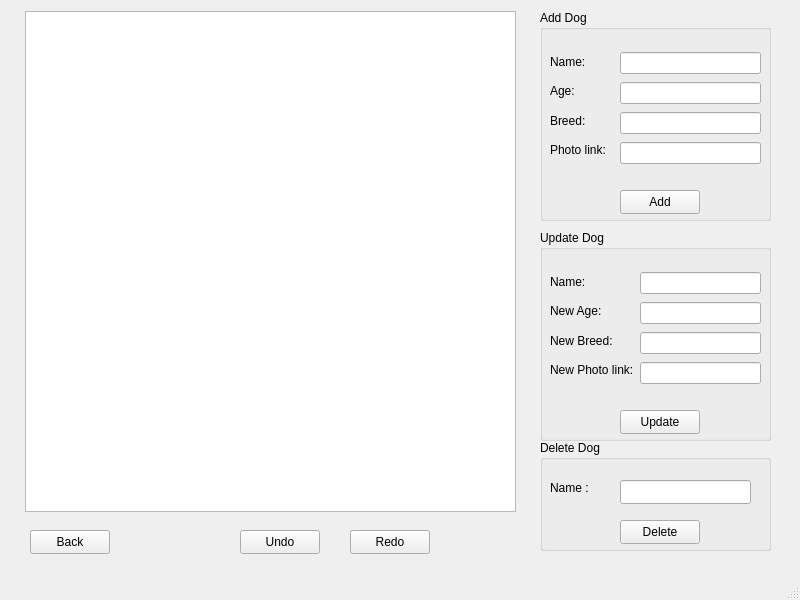
<?xml version="1.0" encoding="UTF-8"?>
<ui version="4.0">
 <class>AdminWindow</class>
 <widget class="QMainWindow" name="AdminWindow">
  <property name="geometry">
   <rect>
    <x>0</x>
    <y>0</y>
    <width>800</width>
    <height>600</height>
   </rect>
  </property>
  <property name="windowTitle">
   <string>MainWindow</string>
  </property>
  <widget class="QWidget" name="centralwidget">
   <widget class="QGroupBox" name="groupBox">
    <property name="geometry">
     <rect>
      <x>540</x>
      <y>10</y>
      <width>231</width>
      <height>211</height>
     </rect>
    </property>
    <property name="title">
     <string>Add Dog</string>
    </property>
    <widget class="QPushButton" name="btnAdd">
     <property name="geometry">
      <rect>
       <x>80</x>
       <y>180</y>
       <width>80</width>
       <height>24</height>
      </rect>
     </property>
     <property name="text">
      <string>Add</string>
     </property>
    </widget>
    <widget class="QWidget" name="verticalLayoutWidget">
     <property name="geometry">
      <rect>
       <x>80</x>
       <y>40</y>
       <width>141</width>
       <height>116</height>
      </rect>
     </property>
     <layout class="QVBoxLayout" name="verticalLayout">
      <item>
       <widget class="QLineEdit" name="leAddName"/>
      </item>
      <item>
       <widget class="QLineEdit" name="leAddAge"/>
      </item>
      <item>
       <widget class="QLineEdit" name="leAddBreed"/>
      </item>
      <item>
       <widget class="QLineEdit" name="leAddPhoto"/>
      </item>
     </layout>
    </widget>
    <widget class="QWidget" name="verticalLayoutWidget_2">
     <property name="geometry">
      <rect>
       <x>10</x>
       <y>40</y>
       <width>81</width>
       <height>111</height>
      </rect>
     </property>
     <layout class="QVBoxLayout" name="verticalLayout_2">
      <item>
       <widget class="QLabel" name="label">
        <property name="text">
         <string>Name:</string>
        </property>
       </widget>
      </item>
      <item>
       <widget class="QLabel" name="label_2">
        <property name="text">
         <string>Age:</string>
        </property>
       </widget>
      </item>
      <item>
       <widget class="QLabel" name="label_3">
        <property name="text">
         <string>Breed:</string>
        </property>
       </widget>
      </item>
      <item>
       <widget class="QLabel" name="label_4">
        <property name="text">
         <string>Photo link:</string>
        </property>
       </widget>
      </item>
     </layout>
    </widget>
   </widget>
   <widget class="QGroupBox" name="groupBox_3">
    <property name="geometry">
     <rect>
      <x>540</x>
      <y>440</y>
      <width>231</width>
      <height>111</height>
     </rect>
    </property>
    <property name="title">
     <string>Delete Dog</string>
    </property>
    <widget class="QPushButton" name="btnDelete">
     <property name="geometry">
      <rect>
       <x>80</x>
       <y>80</y>
       <width>80</width>
       <height>24</height>
      </rect>
     </property>
     <property name="text">
      <string>Delete</string>
     </property>
    </widget>
    <widget class="QLabel" name="label10">
     <property name="geometry">
      <rect>
       <x>10</x>
       <y>40</y>
       <width>49</width>
       <height>16</height>
      </rect>
     </property>
     <property name="text">
      <string>Name : </string>
     </property>
    </widget>
    <widget class="QLineEdit" name="leDeleteName">
     <property name="geometry">
      <rect>
       <x>80</x>
       <y>40</y>
       <width>131</width>
       <height>24</height>
      </rect>
     </property>
    </widget>
   </widget>
   <widget class="QGroupBox" name="groupBox_2">
    <property name="geometry">
     <rect>
      <x>540</x>
      <y>230</y>
      <width>231</width>
      <height>211</height>
     </rect>
    </property>
    <property name="title">
     <string>Update Dog</string>
    </property>
    <widget class="QPushButton" name="btnUpdate">
     <property name="geometry">
      <rect>
       <x>80</x>
       <y>180</y>
       <width>80</width>
       <height>24</height>
      </rect>
     </property>
     <property name="text">
      <string>Update</string>
     </property>
    </widget>
    <widget class="QWidget" name="verticalLayoutWidget_3">
     <property name="geometry">
      <rect>
       <x>100</x>
       <y>40</y>
       <width>121</width>
       <height>116</height>
      </rect>
     </property>
     <layout class="QVBoxLayout" name="verticalLayout_3">
      <item>
       <widget class="QLineEdit" name="leUpdateName"/>
      </item>
      <item>
       <widget class="QLineEdit" name="leUpdateAge"/>
      </item>
      <item>
       <widget class="QLineEdit" name="leUpdateBreed"/>
      </item>
      <item>
       <widget class="QLineEdit" name="leUpdatePhoto"/>
      </item>
     </layout>
    </widget>
    <widget class="QWidget" name="verticalLayoutWidget_4">
     <property name="geometry">
      <rect>
       <x>10</x>
       <y>40</y>
       <width>86</width>
       <height>111</height>
      </rect>
     </property>
     <layout class="QVBoxLayout" name="verticalLayout_4">
      <item>
       <widget class="QLabel" name="label_5">
        <property name="text">
         <string>Name:</string>
        </property>
       </widget>
      </item>
      <item>
       <widget class="QLabel" name="label_6">
        <property name="text">
         <string>New Age:</string>
        </property>
       </widget>
      </item>
      <item>
       <widget class="QLabel" name="label_7">
        <property name="text">
         <string>New Breed:</string>
        </property>
       </widget>
      </item>
      <item>
       <widget class="QLabel" name="label_8">
        <property name="text">
         <string>New Photo link:</string>
        </property>
       </widget>
      </item>
     </layout>
    </widget>
   </widget>
   <widget class="QTableWidget" name="twAdmin">
    <property name="geometry">
     <rect>
      <x>25</x>
      <y>11</y>
      <width>491</width>
      <height>501</height>
     </rect>
    </property>
   </widget>
   <widget class="QPushButton" name="btnBack2">
    <property name="geometry">
     <rect>
      <x>30</x>
      <y>530</y>
      <width>80</width>
      <height>24</height>
     </rect>
    </property>
    <property name="text">
     <string>Back</string>
    </property>
   </widget>
   <widget class="QPushButton" name="btnUndo">
    <property name="geometry">
     <rect>
      <x>240</x>
      <y>530</y>
      <width>80</width>
      <height>24</height>
     </rect>
    </property>
    <property name="text">
     <string>Undo</string>
    </property>
   </widget>
   <widget class="QPushButton" name="btnRedo">
    <property name="geometry">
     <rect>
      <x>350</x>
      <y>530</y>
      <width>80</width>
      <height>24</height>
     </rect>
    </property>
    <property name="text">
     <string>Redo</string>
    </property>
   </widget>
  </widget>
  <widget class="QMenuBar" name="menubar">
   <property name="geometry">
    <rect>
     <x>0</x>
     <y>0</y>
     <width>800</width>
     <height>21</height>
    </rect>
   </property>
  </widget>
  <widget class="QStatusBar" name="statusbar"/>
 </widget>
 <resources/>
 <connections/>
</ui>
